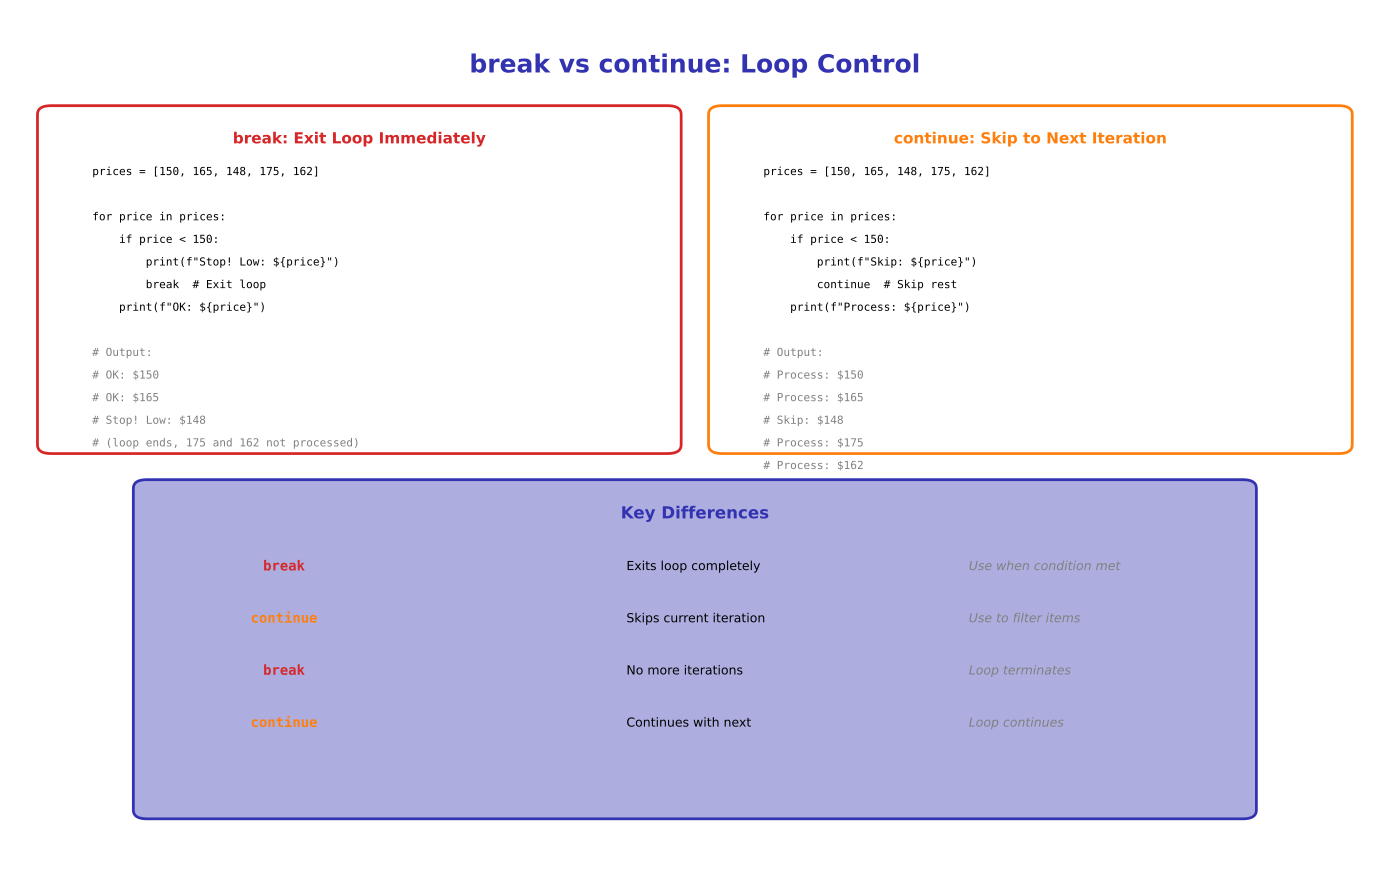

Source code (Python):
"""Generated chart with course color palette"""
import matplotlib.pyplot as plt
import matplotlib.patches as patches
from matplotlib.patches import FancyBboxPatch, Rectangle, Circle, FancyArrowPatch, Wedge
import numpy as np
import pandas as pd
import seaborn as sns
from pathlib import Path

# Standard matplotlib configuration
plt.rcParams.update({
    'font.size': 10,
    'axes.labelsize': 10,
    'axes.titlesize': 11,
    'xtick.labelsize': 9,
    'ytick.labelsize': 9,
    'legend.fontsize': 9,
    'figure.figsize': (10, 6),
    'figure.dpi': 150
})

# Course colors
MLPURPLE = '#3333B2'
MLLAVENDER = '#ADADE0'
MLBLUE = '#0066CC'
MLORANGE = '#FF7F0E'
MLGREEN = '#2CA02C'
MLRED = '#D62728'

# Map old colors to course colors
COLOR_PRIMARY = MLPURPLE
COLOR_SECONDARY = MLPURPLE
COLOR_ACCENT = MLBLUE
COLOR_LIGHT = MLLAVENDER
COLOR_GREEN = MLGREEN
COLOR_ORANGE = MLORANGE
COLOR_RED = MLRED


fig, ax = plt.subplots(figsize=(14, 9))
ax.set_xlim(0, 10)
ax.set_ylim(0, 10)
ax.axis('off')

ax.text(5, 9.5, 'break vs continue: Loop Control', ha='center', va='top',
        fontsize=18, fontweight='bold', color=COLOR_SECONDARY)

# Break section
break_box = FancyBboxPatch((0.3, 5.0), 4.5, 3.8, boxstyle="round,pad=0.1",
                           edgecolor=COLOR_RED, facecolor='white', linewidth=2)
ax.add_patch(break_box)
ax.text(2.55, 8.6, 'break: Exit Loop Immediately', ha='center', va='top',
        fontsize=11, fontweight='bold', color=COLOR_RED)

break_code = [
    'prices = [150, 165, 148, 175, 162]',
    '',
    'for price in prices:',
    '    if price < 150:',
    '        print(f"Stop! Low: ${price}")',
    '        break  # Exit loop',
    '    print(f"OK: ${price}")',
    '',
    '# Output:',
    '# OK: $150',
    '# OK: $165',
    '# Stop! Low: $148',
    '# (loop ends, 175 and 162 not processed)',
]

y_pos = 8.2
for line in break_code:
    if line.startswith('#'):
        color = '#808080'
    else:
        color = 'black'
    ax.text(0.6, y_pos, line, ha='left', va='top',
            fontsize=8, family='monospace', color=color)
    y_pos -= 0.26

# Continue section
continue_box = FancyBboxPatch((5.2, 5.0), 4.5, 3.8, boxstyle="round,pad=0.1",
                              edgecolor=COLOR_ORANGE, facecolor='white', linewidth=2)
ax.add_patch(continue_box)
ax.text(7.45, 8.6, 'continue: Skip to Next Iteration', ha='center', va='top',
        fontsize=11, fontweight='bold', color=COLOR_ORANGE)

continue_code = [
    'prices = [150, 165, 148, 175, 162]',
    '',
    'for price in prices:',
    '    if price < 150:',
    '        print(f"Skip: ${price}")',
    '        continue  # Skip rest',
    '    print(f"Process: ${price}")',
    '',
    '# Output:',
    '# Process: $150',
    '# Process: $165',
    '# Skip: $148',
    '# Process: $175',
    '# Process: $162',
]

y_pos = 8.2
for line in continue_code:
    if line.startswith('#'):
        color = '#808080'
    else:
        color = 'black'
    ax.text(5.5, y_pos, line, ha='left', va='top',
            fontsize=8, family='monospace', color=color)
    y_pos -= 0.26

# Comparison
comp_box = FancyBboxPatch((1, 0.8), 8, 3.7, boxstyle="round,pad=0.1",
                          edgecolor=COLOR_SECONDARY, facecolor=COLOR_LIGHT, linewidth=2)
ax.add_patch(comp_box)
ax.text(5, 4.3, 'Key Differences', ha='center', va='top',
        fontsize=12, fontweight='bold', color=COLOR_SECONDARY)

diff_table = [
    ('break', 'Exits loop completely', 'Use when condition met', 3.6),
    ('continue', 'Skips current iteration', 'Use to filter items', 3.0),
    ('break', 'No more iterations', 'Loop terminates', 2.4),
    ('continue', 'Continues with next', 'Loop continues', 1.8),
]

for keyword, action, use_case, y in diff_table:
    if keyword == 'break':
        color = COLOR_RED
    else:
        color = COLOR_ORANGE

    ax.text(2, y, keyword, ha='center', va='center',
            fontsize=10, family='monospace', fontweight='bold', color=color)
    ax.text(4.5, y, action, ha='left', va='center',
            fontsize=9, color='black')
    ax.text(7, y, use_case, ha='left', va='center',
            fontsize=9, color='#808080', style='italic')

plt.tight_layout()
plt.savefig('chart.pdf', dpi=300, bbox_inches='tight')
plt.close()
